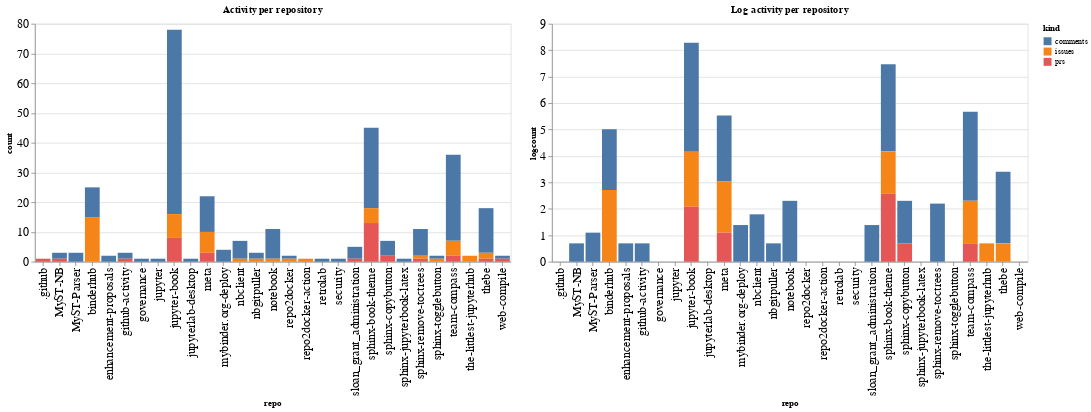

Notebook cell for this chart:
### Code cell
ch1 = alt.Chart(repo_summaries, width=600, title="Activity per repository").mark_bar().encode(
    x='repo',
    y='count',
    color='kind',
    tooltip="kind"
)

ch2 = alt.Chart(repo_summaries, width=600, title="Log activity per repository").mark_bar().encode(
    x='repo',
    y='logcount',
    color='kind',
    tooltip="kind"
)

ch1 | ch2

### Figure 1 — Vega-Lite specification as saved in the notebook (floating-point values rounded to 4 significant figures)
{"config": {"axisLeft": {"labelFontSize": 15}, "axisBottom": {"labelFontSize": 15}}, "hconcat": [{"mark": "bar", "encoding": {"color": {"type": "nominal", "field": "kind"}, "tooltip": {"type": "nominal", "field": "kind"}, "x": {"type": "nominal", "field": "repo"}, "y": {"type": "quantitative", "field": "count"}}, "title": "Activity per repository", "width": 600}, {"mark": "bar", "encoding": {"color": {"type": "nominal", "field": "kind"}, "tooltip": {"type": "nominal", "field": "kind"}, "x": {"type": "nominal", "field": "repo"}, "y": {"type": "quantitative", "field": "logcount"}}, "title": "Log activity per repository", "width": 600}], "data": {"name": "data-1c8a826a630f54f54ba7fcb486cff980"}, "$schema": "https://vega.github.io/schema/vega-lite/v4.8.1.json", "datasets": {"data-1c8a826a630f54f54ba7fcb486cff980": [{"repo": ".github", "kind": "prs", "count": 1, "logcount": 0.0}, {"repo": "MyST-NB", "kind": "comments", "count": 2, "logcount": 0.6931}, {"repo": "MyST-NB", "kind": "prs", "count": 1, "logcount": 0.0}, {"repo": "MyST-Parser", "kind": "comments", "count": 3, "logcount": 1.099}, {"repo": "binderhub", "kind": "comments", "count": 10, "logcount": 2.303}, {"repo": "binderhub", "kind": "issues", "count": 15, "logcount": 2.708}, {"repo": "enhancement-proposals", "kind": "comments", "count": 2, "logcount": 0.6931}, {"repo": "github-activity", "kind": "comments", "count": 2, "logcount": 0.6931}, {"repo": "github-activity", "kind": "prs", "count": 1, "logcount": 0.0}, {"repo": "governance", "kind": "comments", "count": 1, "logcount": 0.0}, {"repo": "jupyter", "kind": "comments", "count": 1, "logcount": 0.0}, {"repo": "jupyter-book", "kind": "comments", "count": 62, "logcount": 4.127}, {"repo": "jupyter-book", "kind": "issues", "count": 8, "logcount": 2.079}, {"repo": "jupyter-book", "kind": "prs", "count": 8, "logcount": 2.079}, {"repo": "jupyterlab-desktop", "kind": "comments", "count": 1, "logcount": 0.0}, {"repo": "meta", "kind": "comments", "count": 12, "logcount": 2.485}, {"repo": "meta", "kind": "issues", "count": 7, "logcount": 1.946}, {"repo": "meta", "kind": "prs", "count": 3, "logcount": 1.099}, {"repo": "mybinder.org-deploy", "kind": "comments", "count": 4, "logcount": 1.386}, {"repo": "nbclient", "kind": "comments", "count": 6, "logcount": 1.792}, {"repo": "nbclient", "kind": "issues", "count": 1, "logcount": 0.0}, {"repo": "nbgitpuller", "kind": "comments", "count": 2, "logcount": 0.6931}, {"repo": "nbgitpuller", "kind": "issues", "count": 1, "logcount": 0.0}, {"repo": "notebook", "kind": "comments", "count": 10, "logcount": 2.303}, {"repo": "notebook", "kind": "issues", "count": 1, "logcount": 0.0}, {"repo": "repo2docker", "kind": "comments", "count": 1, "logcount": 0.0}, {"repo": "repo2docker", "kind": "issues", "count": 1, "logcount": 0.0}, {"repo": "repo2docker-action", "kind": "issues", "count": 1, "logcount": 0.0}, {"repo": "retrolab", "kind": "comments", "count": 1, "logcount": 0.0}, {"repo": "security", "kind": "comments", "count": 1, "logcount": 0.0}, {"repo": "sloan_grant_administration", "kind": "comments", "count": 4, "logcount": 1.386}, {"repo": "sloan_grant_administration", "kind": "prs", "count": 1, "logcount": 0.0}, {"repo": "sphinx-book-theme", "kind": "comments", "count": 27, "logcount": 3.296}, {"repo": "sphinx-book-theme", "kind": "issues", "count": 5, "logcount": 1.609}, {"repo": "sphinx-book-theme", "kind": "prs", "count": 13, "logcount": 2.565}, {"repo": "sphinx-copybutton", "kind": "comments", "count": 5, "logcount": 1.609}, {"repo": "sphinx-copybutton", "kind": "prs", "count": 2, "logcount": 0.6931}, {"repo": "sphinx-jupyterbook-latex", "kind": "comments", "count": 1, "logcount": 0.0}, {"repo": "sphinx-remove-toctrees", "kind": "comments", "count": 9, "logcount": 2.197}, {"repo": "sphinx-remove-toctrees", "kind": "issues", "count": 1, "logcount": 0.0}, {"repo": "sphinx-remove-toctrees", "kind": "prs", "count": 1, "logcount": 0.0}, {"repo": "sphinx-togglebutton", "kind": "comments", "count": 1, "logcount": 0.0}, {"repo": "sphinx-togglebutton", "kind": "issues", "count": 1, "logcount": 0.0}, {"repo": "team-compass", "kind": "comments", "count": 29, "logcount": 3.367}, {"repo": "team-compass", "kind": "issues", "count": 5, "logcount": 1.609}, {"repo": "team-compass", "kind": "prs", "count": 2, "logcount": 0.6931}, {"repo": "the-littlest-jupyterhub", "kind": "issues", "count": 2, "logcount": 0.6931}, {"repo": "thebe", "kind": "comments", "count": 15, "logcount": 2.708}, {"repo": "thebe", "kind": "issues", "count": 2, "logcount": 0.6931}, {"repo": "thebe", "kind": "prs", "count": 1, "logcount": 0.0}, {"repo": "web-compile", "kind": "comments", "count": 1, "logcount": 0.0}, {"repo": "web-compile", "kind": "prs", "count": 1, "logcount": 0.0}]}}
